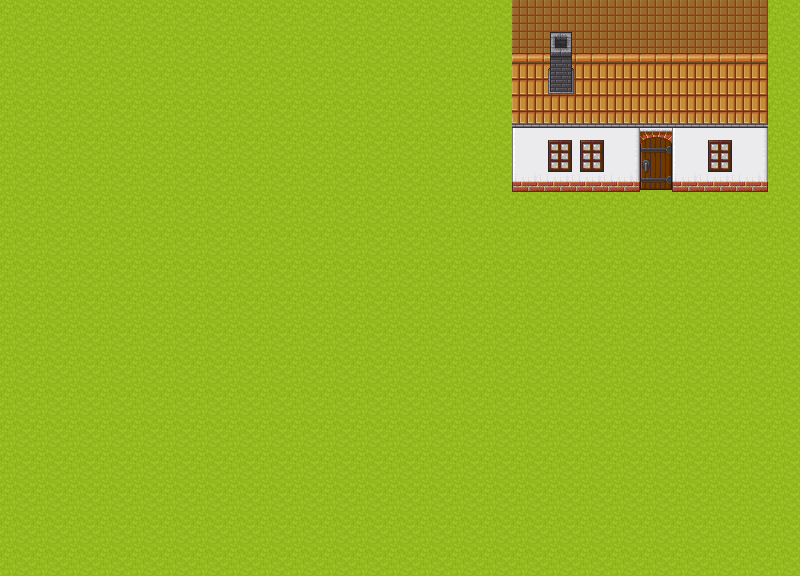

This game map was drawn from its Tiled (.tmx) file and the tilesets committed beside it. A one-line description and the trimmed map source follow:
An orthogonal 25x18 tile map with 32x32 px tiles, 4 tile layers (ground, layerblock, house, housetop).

<map version="1.4" tiledversion="1.4.2" orientation="orthogonal" renderorder="right-down" width="25" height="18" tilewidth="32" tileheight="32" infinite="0" nextlayerid="6" nextobjectid="1">
 <editorsettings>
  <export target="test.json" format="json" />
 </editorsettings>
 <tileset firstgid="1" source="maintiles.tsx" />
 <layer id="1" name="ground" width="25" height="18">
  <data>[450 cells, 450 non-empty, 1 distinct tile ids]</data>
 </layer>
 <layer id="2" name="layerblock" width="25" height="18">
  <data>[450 cells, 0 non-empty, 0 distinct tile ids]</data>
 </layer>
 <layer id="4" name="house" width="25" height="18">
  <data>[450 cells, 48 non-empty, 12 distinct tile ids]</data>
 </layer>
 <layer id="5" name="housetop" width="25" height="18">
  <data>[450 cells, 9 non-empty, 5 distinct tile ids]</data>
 </layer>
</map>
